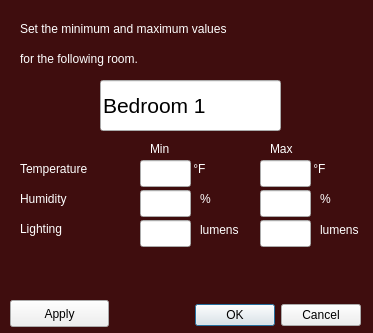
<?xml version="1.0" encoding="UTF-8"?>
<ui version="4.0">
 <class>SetThresholds</class>
 <widget class="QDialog" name="SetThresholds">
  <property name="geometry">
   <rect>
    <x>0</x>
    <y>0</y>
    <width>373</width>
    <height>333</height>
   </rect>
  </property>
  <property name="windowTitle">
   <string>Set Threshold</string>
  </property>
  <property name="styleSheet">
   <string notr="true">#SetThresholds{
background: rgb(63, 13, 14);
}</string>
  </property>
  <widget class="QDialogButtonBox" name="buttonBox">
   <property name="geometry">
    <rect>
     <x>140</x>
     <y>300</y>
     <width>221</width>
     <height>31</height>
    </rect>
   </property>
   <property name="orientation">
    <enum>Qt::Horizontal</enum>
   </property>
   <property name="standardButtons">
    <set>QDialogButtonBox::Cancel|QDialogButtonBox::Ok</set>
   </property>
  </widget>
  <widget class="QLabel" name="label">
   <property name="geometry">
    <rect>
     <x>20</x>
     <y>20</y>
     <width>271</width>
     <height>17</height>
    </rect>
   </property>
   <property name="styleSheet">
    <string notr="true">color: rgb(255, 255, 255);</string>
   </property>
   <property name="text">
    <string>Set the minimum and maximum values</string>
   </property>
  </widget>
  <widget class="QLabel" name="label_2">
   <property name="geometry">
    <rect>
     <x>20</x>
     <y>50</y>
     <width>271</width>
     <height>17</height>
    </rect>
   </property>
   <property name="styleSheet">
    <string notr="true">color: rgb(255, 255, 255);</string>
   </property>
   <property name="text">
    <string>for the following room.</string>
   </property>
  </widget>
  <widget class="QLineEdit" name="setThresholdRoomEdit">
   <property name="enabled">
    <bool>true</bool>
   </property>
   <property name="geometry">
    <rect>
     <x>100</x>
     <y>80</y>
     <width>181</width>
     <height>51</height>
    </rect>
   </property>
   <property name="font">
    <font>
     <pointsize>16</pointsize>
    </font>
   </property>
   <property name="text">
    <string>Bedroom 1</string>
   </property>
   <property name="readOnly">
    <bool>true</bool>
   </property>
  </widget>
  <widget class="QLabel" name="label_3">
   <property name="geometry">
    <rect>
     <x>20</x>
     <y>160</y>
     <width>101</width>
     <height>17</height>
    </rect>
   </property>
   <property name="toolTip">
    <string>&lt;html&gt;&lt;head/&gt;&lt;body&gt;&lt;p&gt;Allowable range from 32 to 120  °F&lt;/p&gt;&lt;/body&gt;&lt;/html&gt;</string>
   </property>
   <property name="styleSheet">
    <string notr="true">color: rgb(255, 255, 255);</string>
   </property>
   <property name="text">
    <string>Temperature</string>
   </property>
  </widget>
  <widget class="QLabel" name="label_4">
   <property name="geometry">
    <rect>
     <x>20</x>
     <y>190</y>
     <width>101</width>
     <height>17</height>
    </rect>
   </property>
   <property name="styleSheet">
    <string notr="true">color: rgb(255, 255, 255);</string>
   </property>
   <property name="text">
    <string>Humidity</string>
   </property>
  </widget>
  <widget class="QLabel" name="label_5">
   <property name="geometry">
    <rect>
     <x>20</x>
     <y>220</y>
     <width>101</width>
     <height>17</height>
    </rect>
   </property>
   <property name="styleSheet">
    <string notr="true">color: rgb(255, 255, 255);</string>
   </property>
   <property name="text">
    <string>Lighting</string>
   </property>
  </widget>
  <widget class="QLineEdit" name="lineEdit_2">
   <property name="geometry">
    <rect>
     <x>140</x>
     <y>160</y>
     <width>51</width>
     <height>27</height>
    </rect>
   </property>
  </widget>
  <widget class="QLabel" name="label_6">
   <property name="geometry">
    <rect>
     <x>150</x>
     <y>140</y>
     <width>51</width>
     <height>17</height>
    </rect>
   </property>
   <property name="styleSheet">
    <string notr="true">color: rgb(255, 255, 255);</string>
   </property>
   <property name="text">
    <string>Min</string>
   </property>
  </widget>
  <widget class="QLabel" name="label_7">
   <property name="geometry">
    <rect>
     <x>270</x>
     <y>140</y>
     <width>51</width>
     <height>17</height>
    </rect>
   </property>
   <property name="styleSheet">
    <string notr="true">color: rgb(255, 255, 255);</string>
   </property>
   <property name="text">
    <string>Max</string>
   </property>
  </widget>
  <widget class="QLabel" name="label_8">
   <property name="geometry">
    <rect>
     <x>190</x>
     <y>160</y>
     <width>51</width>
     <height>17</height>
    </rect>
   </property>
   <property name="toolTip">
    <string/>
   </property>
   <property name="styleSheet">
    <string notr="true">color: rgb(255, 255, 255);</string>
   </property>
   <property name="text">
    <string> °F</string>
   </property>
  </widget>
  <widget class="QLabel" name="label_9">
   <property name="geometry">
    <rect>
     <x>310</x>
     <y>160</y>
     <width>51</width>
     <height>17</height>
    </rect>
   </property>
   <property name="styleSheet">
    <string notr="true">color: rgb(255, 255, 255);</string>
   </property>
   <property name="text">
    <string> °F</string>
   </property>
  </widget>
  <widget class="QLineEdit" name="lineEdit_3">
   <property name="geometry">
    <rect>
     <x>260</x>
     <y>160</y>
     <width>51</width>
     <height>27</height>
    </rect>
   </property>
  </widget>
  <widget class="QLineEdit" name="lineEdit_4">
   <property name="geometry">
    <rect>
     <x>140</x>
     <y>190</y>
     <width>51</width>
     <height>27</height>
    </rect>
   </property>
  </widget>
  <widget class="QLineEdit" name="lineEdit_5">
   <property name="geometry">
    <rect>
     <x>260</x>
     <y>190</y>
     <width>51</width>
     <height>27</height>
    </rect>
   </property>
  </widget>
  <widget class="QLineEdit" name="lineEdit_6">
   <property name="geometry">
    <rect>
     <x>140</x>
     <y>220</y>
     <width>51</width>
     <height>27</height>
    </rect>
   </property>
  </widget>
  <widget class="QLineEdit" name="lineEdit_7">
   <property name="geometry">
    <rect>
     <x>260</x>
     <y>220</y>
     <width>51</width>
     <height>27</height>
    </rect>
   </property>
  </widget>
  <widget class="QLabel" name="label_10">
   <property name="geometry">
    <rect>
     <x>200</x>
     <y>190</y>
     <width>21</width>
     <height>17</height>
    </rect>
   </property>
   <property name="styleSheet">
    <string notr="true">color: rgb(255, 255, 255);</string>
   </property>
   <property name="text">
    <string>%</string>
   </property>
  </widget>
  <widget class="QLabel" name="label_11">
   <property name="geometry">
    <rect>
     <x>320</x>
     <y>190</y>
     <width>21</width>
     <height>17</height>
    </rect>
   </property>
   <property name="styleSheet">
    <string notr="true">color: rgb(255, 255, 255);</string>
   </property>
   <property name="text">
    <string>%</string>
   </property>
  </widget>
  <widget class="QLabel" name="label_12">
   <property name="geometry">
    <rect>
     <x>200</x>
     <y>220</y>
     <width>51</width>
     <height>20</height>
    </rect>
   </property>
   <property name="styleSheet">
    <string notr="true">color: rgb(255, 255, 255);</string>
   </property>
   <property name="text">
    <string>lumens</string>
   </property>
  </widget>
  <widget class="QLabel" name="label_13">
   <property name="geometry">
    <rect>
     <x>320</x>
     <y>220</y>
     <width>51</width>
     <height>20</height>
    </rect>
   </property>
   <property name="styleSheet">
    <string notr="true">color: rgb(255, 255, 255);</string>
   </property>
   <property name="text">
    <string>lumens</string>
   </property>
  </widget>
  <widget class="QPushButton" name="Apply">
   <property name="geometry">
    <rect>
     <x>10</x>
     <y>300</y>
     <width>99</width>
     <height>27</height>
    </rect>
   </property>
   <property name="text">
    <string>Apply</string>
   </property>
  </widget>
 </widget>
 <resources/>
 <connections>
  <connection>
   <sender>buttonBox</sender>
   <signal>accepted()</signal>
   <receiver>SetThresholds</receiver>
   <slot>accept()</slot>
   <hints>
    <hint type="sourcelabel">
     <x>248</x>
     <y>254</y>
    </hint>
    <hint type="destinationlabel">
     <x>157</x>
     <y>274</y>
    </hint>
   </hints>
  </connection>
  <connection>
   <sender>buttonBox</sender>
   <signal>rejected()</signal>
   <receiver>SetThresholds</receiver>
   <slot>reject()</slot>
   <hints>
    <hint type="sourcelabel">
     <x>316</x>
     <y>260</y>
    </hint>
    <hint type="destinationlabel">
     <x>286</x>
     <y>274</y>
    </hint>
   </hints>
  </connection>
 </connections>
</ui>
